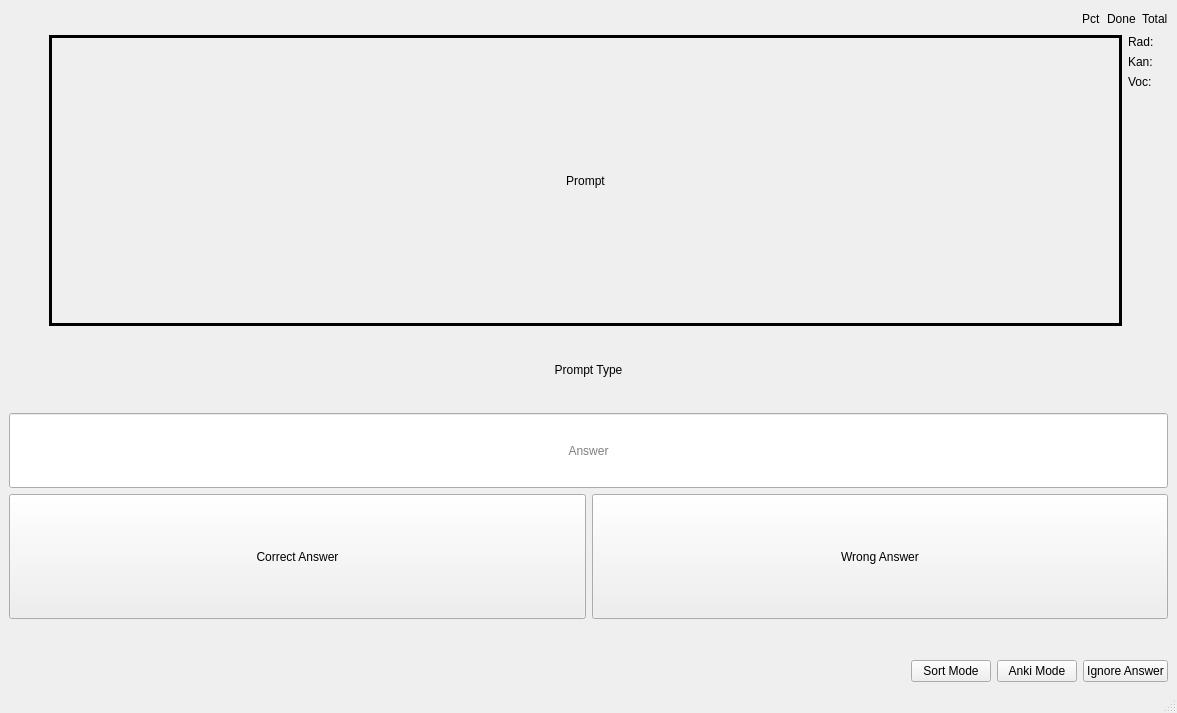
<?xml version="1.0" encoding="UTF-8"?>
<ui version="4.0">
 <class>MainWindow</class>
 <widget class="QMainWindow" name="MainWindow">
  <property name="geometry">
   <rect>
    <x>0</x>
    <y>0</y>
    <width>1177</width>
    <height>713</height>
   </rect>
  </property>
  <property name="windowTitle">
   <string>MainWindow</string>
  </property>
  <widget class="QWidget" name="centralwidget">
   <layout class="QVBoxLayout" name="verticalLayout_2">
    <item>
     <layout class="QHBoxLayout" name="horizontalLayout_2">
      <item>
       <spacer name="horizontalSpacer_3">
        <property name="orientation">
         <enum>Qt::Horizontal</enum>
        </property>
        <property name="sizeHint" stdset="0">
         <size>
          <width>40</width>
          <height>20</height>
         </size>
        </property>
       </spacer>
      </item>
      <item>
       <widget class="QLabel" name="percentCorrect">
        <property name="text">
         <string>Pct</string>
        </property>
       </widget>
      </item>
      <item>
       <widget class="QLabel" name="totalDone">
        <property name="text">
         <string>Done</string>
        </property>
       </widget>
      </item>
      <item>
       <widget class="QLabel" name="totalToDo">
        <property name="text">
         <string>Total</string>
        </property>
       </widget>
      </item>
     </layout>
    </item>
    <item>
     <layout class="QVBoxLayout" name="verticalLayout">
      <item>
       <layout class="QHBoxLayout" name="horizontalLayout">
        <item>
         <spacer name="horizontalSpacer_2">
          <property name="orientation">
           <enum>Qt::Horizontal</enum>
          </property>
          <property name="sizeType">
           <enum>QSizePolicy::Fixed</enum>
          </property>
          <property name="sizeHint" stdset="0">
           <size>
            <width>40</width>
            <height>20</height>
           </size>
          </property>
         </spacer>
        </item>
        <item>
         <widget class="QLabel" name="promptLabel">
          <property name="sizePolicy">
           <sizepolicy hsizetype="Expanding" vsizetype="Preferred">
            <horstretch>0</horstretch>
            <verstretch>0</verstretch>
           </sizepolicy>
          </property>
          <property name="minimumSize">
           <size>
            <width>300</width>
            <height>0</height>
           </size>
          </property>
          <property name="frameShape">
           <enum>QFrame::Box</enum>
          </property>
          <property name="lineWidth">
           <number>3</number>
          </property>
          <property name="text">
           <string>Prompt</string>
          </property>
          <property name="alignment">
           <set>Qt::AlignCenter</set>
          </property>
         </widget>
        </item>
        <item>
         <layout class="QVBoxLayout" name="verticalLayout_3">
          <item>
           <widget class="QLabel" name="radicalCountToDo">
            <property name="sizePolicy">
             <sizepolicy hsizetype="Fixed" vsizetype="Preferred">
              <horstretch>0</horstretch>
              <verstretch>0</verstretch>
             </sizepolicy>
            </property>
            <property name="minimumSize">
             <size>
              <width>40</width>
              <height>0</height>
             </size>
            </property>
            <property name="text">
             <string>Rad: </string>
            </property>
           </widget>
          </item>
          <item>
           <widget class="QLabel" name="kanjiCountToDo">
            <property name="sizePolicy">
             <sizepolicy hsizetype="Fixed" vsizetype="Preferred">
              <horstretch>0</horstretch>
              <verstretch>0</verstretch>
             </sizepolicy>
            </property>
            <property name="minimumSize">
             <size>
              <width>40</width>
              <height>0</height>
             </size>
            </property>
            <property name="text">
             <string>Kan:</string>
            </property>
           </widget>
          </item>
          <item>
           <widget class="QLabel" name="vocabularyCountToDo">
            <property name="sizePolicy">
             <sizepolicy hsizetype="Fixed" vsizetype="Preferred">
              <horstretch>0</horstretch>
              <verstretch>0</verstretch>
             </sizepolicy>
            </property>
            <property name="minimumSize">
             <size>
              <width>40</width>
              <height>0</height>
             </size>
            </property>
            <property name="text">
             <string>Voc:</string>
            </property>
           </widget>
          </item>
          <item>
           <spacer name="verticalSpacer">
            <property name="orientation">
             <enum>Qt::Vertical</enum>
            </property>
            <property name="sizeHint" stdset="0">
             <size>
              <width>20</width>
              <height>40</height>
             </size>
            </property>
           </spacer>
          </item>
         </layout>
        </item>
       </layout>
      </item>
     </layout>
    </item>
    <item>
     <widget class="QLabel" name="promptType">
      <property name="minimumSize">
       <size>
        <width>0</width>
        <height>75</height>
       </size>
      </property>
      <property name="text">
       <string>Prompt Type</string>
      </property>
      <property name="alignment">
       <set>Qt::AlignCenter</set>
      </property>
     </widget>
    </item>
    <item>
     <widget class="QLineEdit" name="answerBox">
      <property name="minimumSize">
       <size>
        <width>0</width>
        <height>75</height>
       </size>
      </property>
      <property name="alignment">
       <set>Qt::AlignCenter</set>
      </property>
      <property name="placeholderText">
       <string>Answer</string>
      </property>
     </widget>
    </item>
    <item>
     <layout class="QHBoxLayout" name="horizontalLayout_4">
      <item>
       <widget class="QPushButton" name="correctResponse">
        <property name="minimumSize">
         <size>
          <width>0</width>
          <height>125</height>
         </size>
        </property>
        <property name="text">
         <string>Correct Answer</string>
        </property>
       </widget>
      </item>
      <item>
       <widget class="QPushButton" name="wrongResponse">
        <property name="minimumSize">
         <size>
          <width>0</width>
          <height>125</height>
         </size>
        </property>
        <property name="text">
         <string>Wrong Answer</string>
        </property>
       </widget>
      </item>
     </layout>
    </item>
    <item>
     <spacer name="horizontalSpacer_4">
      <property name="orientation">
       <enum>Qt::Vertical</enum>
      </property>
      <property name="sizeType">
       <enum>QSizePolicy::Preferred</enum>
      </property>
      <property name="sizeHint" stdset="0">
       <size>
        <width>20</width>
        <height>35</height>
       </size>
      </property>
     </spacer>
    </item>
    <item>
     <layout class="QHBoxLayout" name="horizontalLayout_3">
      <item>
       <spacer name="horizontalSpacer_5">
        <property name="orientation">
         <enum>Qt::Horizontal</enum>
        </property>
        <property name="sizeHint" stdset="0">
         <size>
          <width>40</width>
          <height>20</height>
         </size>
        </property>
       </spacer>
      </item>
      <item>
       <widget class="QPushButton" name="sortMode">
        <property name="text">
         <string>Sort Mode</string>
        </property>
       </widget>
      </item>
      <item>
       <widget class="QPushButton" name="reviewMode">
        <property name="text">
         <string>Anki Mode</string>
        </property>
       </widget>
      </item>
      <item>
       <widget class="QPushButton" name="ignoreAnswer">
        <property name="text">
         <string>Ignore Answer</string>
        </property>
       </widget>
      </item>
     </layout>
    </item>
   </layout>
  </widget>
  <widget class="QMenuBar" name="menubar">
   <property name="geometry">
    <rect>
     <x>0</x>
     <y>0</y>
     <width>1177</width>
     <height>24</height>
    </rect>
   </property>
  </widget>
  <widget class="QStatusBar" name="statusbar"/>
 </widget>
 <resources/>
 <connections>
  <connection>
   <sender>correctResponse</sender>
   <signal>clicked()</signal>
   <receiver>centralwidget</receiver>
   <slot>hide()</slot>
   <hints>
    <hint type="sourcelabel">
     <x>297</x>
     <y>540</y>
    </hint>
    <hint type="destinationlabel">
     <x>588</x>
     <y>356</y>
    </hint>
   </hints>
  </connection>
  <connection>
   <sender>wrongResponse</sender>
   <signal>clicked()</signal>
   <receiver>centralwidget</receiver>
   <slot>hide()</slot>
   <hints>
    <hint type="sourcelabel">
     <x>879</x>
     <y>540</y>
    </hint>
    <hint type="destinationlabel">
     <x>588</x>
     <y>356</y>
    </hint>
   </hints>
  </connection>
  <connection>
   <sender>sortMode</sender>
   <signal>clicked()</signal>
   <receiver>centralwidget</receiver>
   <slot>hide()</slot>
   <hints>
    <hint type="sourcelabel">
     <x>928</x>
     <y>665</y>
    </hint>
    <hint type="destinationlabel">
     <x>588</x>
     <y>356</y>
    </hint>
   </hints>
  </connection>
  <connection>
   <sender>reviewMode</sender>
   <signal>clicked()</signal>
   <receiver>centralwidget</receiver>
   <slot>hide()</slot>
   <hints>
    <hint type="sourcelabel">
     <x>1014</x>
     <y>665</y>
    </hint>
    <hint type="destinationlabel">
     <x>588</x>
     <y>356</y>
    </hint>
   </hints>
  </connection>
  <connection>
   <sender>ignoreAnswer</sender>
   <signal>clicked()</signal>
   <receiver>centralwidget</receiver>
   <slot>hide()</slot>
   <hints>
    <hint type="sourcelabel">
     <x>1113</x>
     <y>665</y>
    </hint>
    <hint type="destinationlabel">
     <x>588</x>
     <y>356</y>
    </hint>
   </hints>
  </connection>
 </connections>
</ui>
